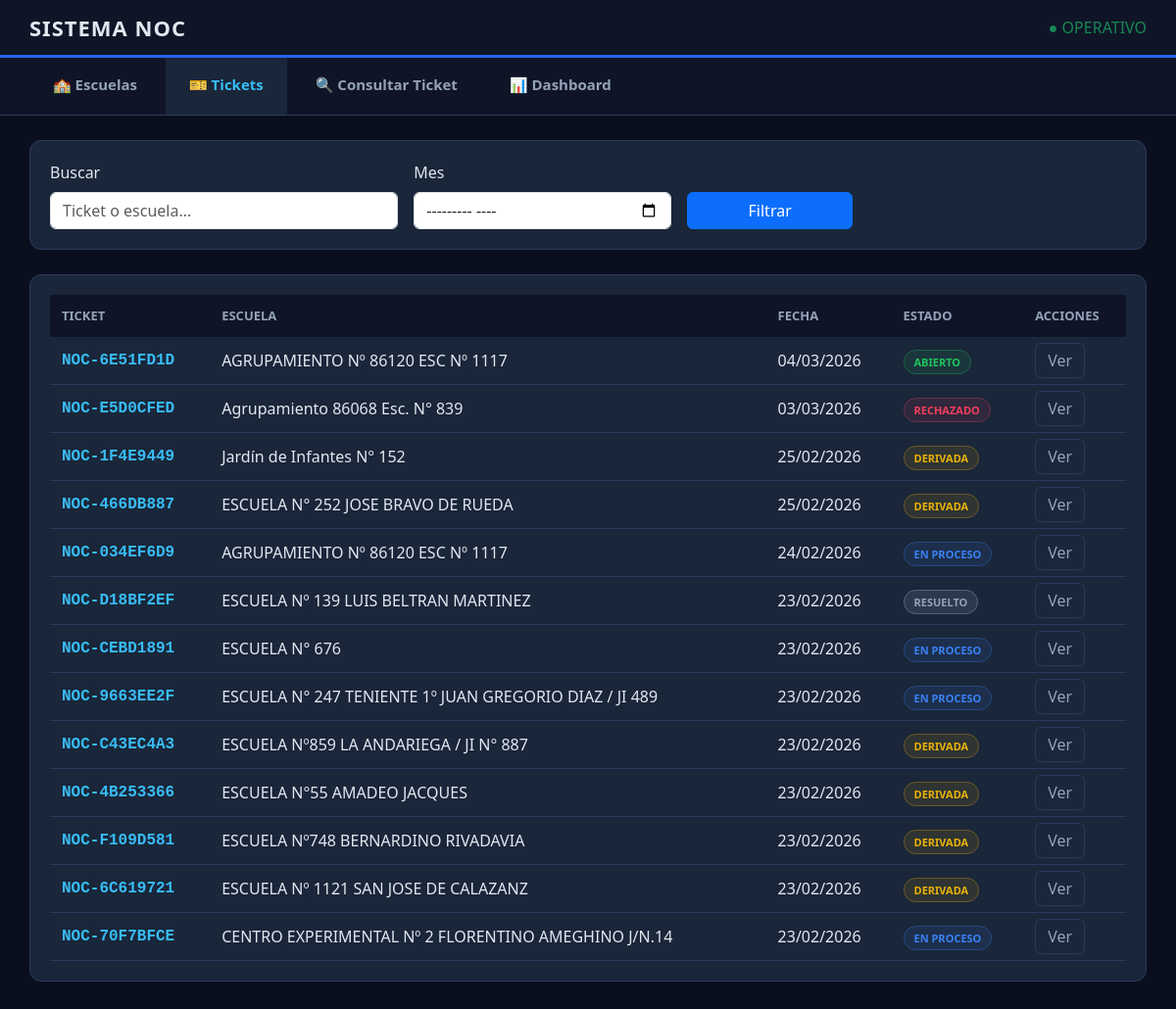
The page /tickets/ on the database its author committed.
### core/models.py (models this page shows, shortened)
class Incidencia(models.Model):
    escuela = models.ForeignKey(
        Escuela,
        on_delete=models.CASCADE,
        related_name="incidencias"
    )
    fecha = models.DateTimeField(auto_now_add=True)
    fecha_limite = models.DateTimeField(null=True, blank=True)
    fecha_cierre = models.DateTimeField(null=True, blank=True)
    ticket = models.CharField(max_length=20, blank=True)
    contacto = models.CharField(max_length=150, blank=True, null=True)
    telefono = models.CharField(max_length=50, blank=True, null=True)
    navega = models.BooleanField(null=True)
    navega_lento = models.BooleanField(null=True)
    ve_red_estudiante = models.BooleanField(null=True)
    ve_red_docente = models.BooleanField(null=True)
    luces_utmc = models.BooleanField(null=True)
    luces_switch = models.BooleanField(null=True)
    luces_modem = models.BooleanField(null=True)
    es_rural = models.BooleanField(default=False)
    tiene_energia = models.BooleanField(null=True)
    observaciones = models.TextField(blank=True)
    diagnostico = models.CharField(max_length=200, blank=True)
    ESTADOS = [
        ("ABIERTO", "Abierto"),
        ("DERIVADO", "Derivado"),
        ("EN_PROCESO", "En proceso"),
        ("RESUELTO", "Resuelto"),
        ("RECHAZADO", "Rechazado"),
        ("CERRADO", "Cerrado"),
    ]
    estado = models.CharField(
        max_length=20,
        choices=ESTADOS,
        default="ABIERTO"
    )

class Escuela(models.Model):
    ESTADOS = [
        ("OK", "Operativo"),
        ("LENTO", "Lento"),
        ("CAIDO", "Caído"),
        ("SIN_DATOS", "Sin datos"),
    ]
    numero = models.IntegerField(null=True, blank=True)
    predio_final = models.CharField(max_length=50, blank=True)
    unificar = models.CharField(max_length=50, blank=True)
    predio = models.CharField(max_length=50, blank=True)
    cue = models.CharField(max_length=20)
    escuelas = models.CharField(max_length=250)
    localidad = models.CharField(max_length=150)
    departamento = models.CharField(max_length=150)
    nivel = models.CharField(max_length=100)
    lat = models.FloatField(null=True, blank=True)
    lon = models.FloatField(null=True, blank=True)
    internet = models.CharField(max_length=100, blank=True)
    estado = models.CharField(
        max_length=10,
        choices=ESTADOS,
        default="SIN_DATOS"
    )

### core/views.py (the view, shortened to what this page needs)
# urls.py: path("tickets/", views.lista_tickets, name="lista_tickets"),
def lista_tickets(request):
    estado = request.GET.get("estado")
    mes = request.GET.get("mes")
    q = request.GET.get("q", "").strip()
    incidencias = Incidencia.objects.select_related("escuela").all()
    if estado:
        incidencias = incidencias.filter(estado=estado)
    if mes:
        year, month = mes.split("-")
        incidencias = incidencias.filter(
            fecha__year=year,
            fecha__month=month
        )
    incidencias = incidencias.order_by("-fecha")
    return render(request, "core/lista_tickets.html", {
        "incidencias": incidencias,
        "estado": estado,
        "mes": mes,
        "q": q,
    })

### core/templates/core/lista_tickets.html (shortened to what this page needs)
<!DOCTYPE html>
<html lang="es">
<head>
    <link href="https://cdn.jsdelivr.net/npm/bootstrap@5.3.0/dist/css/bootstrap.min.css" rel="stylesheet">
    <link rel="stylesheet" href="https://cdn.jsdelivr.net/npm/bootstrap-icons@1.11.3/font/bootstrap-icons.min.css">
</head>
<body>
<div class="noc-header">
    <h1>SISTEMA NOC</h1>
    <span class="text-success">● OPERATIVO</span>
</div>
<nav class="noc-nav">
    <ul class="nav-menu">
        <li><a href="{% url 'lista_escuelas' %}" class="nav-link">🏫 Escuelas</a></li>
        <li><a href="{% url 'lista_tickets' %}" class="nav-link active">🎫 Tickets</a></li>
        <li><a href="{% url 'consultar_ticket' %}" class="nav-link">🔍 Consultar Ticket</a></li>
        <li><a href="{% url 'dashboard_noc' %}" class="nav-link">📊 Dashboard</a></li>
    </ul>
</nav>
<div class="main-content">
    <div class="filters-card">
        <form method="get" class="row g-3">
            <div class="col-md-4">
                <label class="form-label">Buscar</label>
                <input type="text" name="q" class="form-control"
                       placeholder="Ticket o escuela..."
                       value="{{ q }}">
            </div>
            <div class="col-md-3">
                <label class="form-label">Mes</label>
                <input type="month" name="mes" class="form-control"
                       value="{{ mes }}">
            </div>
            <div class="col-md-2 d-flex align-items-end">
                <button type="submit" class="btn btn-primary w-100">
                    Filtrar
                </button>
            </div>
        </form>
    </div>
    <div class="tickets-table-container">
        <table>
            <thead>
                <tr>
                    <th>Ticket</th>
                    <th>Escuela</th>
                    <th>Fecha</th>
                    <th>Estado</th>
                    <th>Acciones</th>
                </tr>
            </thead>
            <tbody>
                {% for i in incidencias %}
                <tr>
                    <td class="ticket-number">{{ i.ticket }}</td>
                    <td>{{ i.escuela.escuelas }}</td>
                    <td>{{ i.fecha|date:"d/m/Y" }}</td>
                    <td>
                        {% if i.estado == "ABIERTO" %}
                            <span class="status-badge status-abierto">Abierto</span>
                        {% elif i.estado == "DERIVADA" %}
                            <span class="status-badge status-derivado">Derivada</span>
                        {% elif i.estado == "EN_PROCESO" %}
                            <span class="status-badge status-proceso">En Proceso</span>
                        {% elif i.estado == "RECHAZADO" %}
                            <span class="status-badge status-rechazado">Rechazado</span>
                        {% elif i.estado == "CERRADO" %}
                            <span class="status-badge status-cerrado">Cerrado</span>
                        {% else %}
                            <span class="status-badge status-cerrado">
                                {{ i.estado }}
                            </span>
                        {% endif %}
                    </td>
                    <td>
                        <a href="{% url 'ver_ticket' i.ticket %}" class="view-link">
                            Ver
                        </a>
                    </td>
                </tr>
                {% empty %}
                <tr>
                    <td colspan="5" class="empty-message">
                        No hay tickets disponibles
                    </td>
                </tr>
                {% endfor %}
            </tbody>
        </table>
    </div>
</div>
</body>
</html>

### core/templates/core/lista_tickets.html (style rules this page uses)
body { background: #0a0f1e; font-family: 'Segoe UI', 'Roboto', 'Courrier New', monospace; color: #e2e8f0; min-height:100vh }
.noc-header { background: #0f1527; border-bottom: 3px solid #2563eb; padding: 15px 30px; box-shadow: 0 4px 20px rgba(0,0,0,0.5); display: flex; justify-content: space-between; align-items: center; }
.noc-header h1 { font-size: 22px; font-weight: 700; margin:0; letter-spacing:1px; }
.noc-nav { background: #0f1527; border-bottom: 1px solid #2d3a5e; padding: 0 30px; }
.nav-menu { display: flex; list-style: none; gap: 5px; margin: 0; padding: 0; }
.nav-link { display: block; padding: 16px 24px; color: #94a3b8; text-decoration: none; font-weight: 600; font-size: 15px; transition: all 0.2s; border-bottom: 3px solid transparent; }
.nav-link.active { color: #38bdf8; background: #1a2639; }
.main-content { padding: 25px 30px; }
.filters-card, .tickets-table-container { background: #1a2639; border: 1px solid #2d3a5e; border-radius: 12px; padding: 20px; margin-bottom: 25px; }
table { width: 100%; border-collapse: collapse; }
th { background: #0f1527; padding: 12px; font-size: 13px; color: #94a3b8; text-transform: uppercase; }
td { padding: 12px; border-bottom: 1px solid #2d3a5e; }
.ticket-number { font-family: monospace; font-weight: bold; color: #38bdf8; }
.status-badge { padding: 4px 10px; border-radius: 20px; font-size: 11px; font-weight: bold; text-transform: uppercase; }
.status-abierto { background: rgba(34, 197, 94, 0.1); color: #22c55e; border: 1px solid rgba(34, 197, 94, 0.3); }
.status-derivado { background: rgba(234, 179, 8, 0.1); color: #eab308; border: 1px solid rgba(234, 179, 8, 0.3); }
.status-proceso { background: rgba(59, 130, 246, 0.1); color: #3b82f6; border: 1px solid rgba(59, 130, 246, 0.3); }
.status-rechazado { background: rgba(244, 63, 94, 0.1); color: #f43f5e; border: 1px solid rgba(244, 63, 94, 0.3); }
.status-cerrado { background: rgba(148, 163, 184, 0.15); color: #94a3b8; border: 1px solid rgba(148, 163, 184, 0.4); }
.view-link { color: #94a3b8; text-decoration: none; padding: 6px 12px; border: 1px solid #2d3a5e; border-radius: 6px; }

### rows shown on the page
Incidencia: ticket "NOC-6E51FD1D", escuela.escuelas "AGRUPAMIENTO Nº 86120 ESC Nº 1117", fecha "04/03/2026", estado "ABIERTO"
Incidencia: ticket "NOC-E5D0CFED", escuela.escuelas "Agrupamiento 86068 Esc. N° 839", fecha "03/03/2026", estado "RECHAZADO"
Incidencia: ticket "NOC-1F4E9449", escuela.escuelas "Jardín de Infantes N° 152", fecha "25/02/2026", estado "DERIVADA"
Incidencia: ticket "NOC-466DB887", escuela.escuelas "ESCUELA N° 252 JOSE BRAVO DE RUEDA", fecha "25/02/2026", estado "DERIVADA"
Incidencia: ticket "NOC-034EF6D9", escuela.escuelas "AGRUPAMIENTO Nº 86120 ESC Nº 1117", fecha "24/02/2026", estado "EN PROCESO"
Incidencia: ticket "NOC-D18BF2EF", escuela.escuelas "ESCUELA Nº 139 LUIS BELTRAN MARTINEZ", fecha "23/02/2026", estado "RESUELTO"
Incidencia: ticket "NOC-CEBD1891", escuela.escuelas "ESCUELA N° 676", fecha "23/02/2026", estado "EN PROCESO"
Incidencia: ticket "NOC-9663EE2F", escuela.escuelas "ESCUELA N° 247 TENIENTE 1º JUAN GREGORIO DIAZ / JI 489", fecha "23/02/2026", estado "EN PROCESO"
Incidencia: ticket "NOC-C43EC4A3", escuela.escuelas "ESCUELA Nº859 LA ANDARIEGA / JI N° 887", fecha "23/02/2026", estado "DERIVADA"
Incidencia: ticket "NOC-4B253366", escuela.escuelas "ESCUELA N°55 AMADEO JACQUES", fecha "23/02/2026", estado "DERIVADA"
Incidencia: ticket "NOC-F109D581", escuela.escuelas "ESCUELA Nº748 BERNARDINO RIVADAVIA", fecha "23/02/2026", estado "DERIVADA"
Incidencia: ticket "NOC-6C619721", escuela.escuelas "ESCUELA Nº 1121 SAN JOSE DE CALAZANZ", fecha "23/02/2026", estado "DERIVADA"
Incidencia: ticket "NOC-70F7BFCE", escuela.escuelas "CENTRO EXPERIMENTAL Nº 2 FLORENTINO AMEGHINO J/N.14", fecha "23/02/2026", estado "EN PROCESO"
